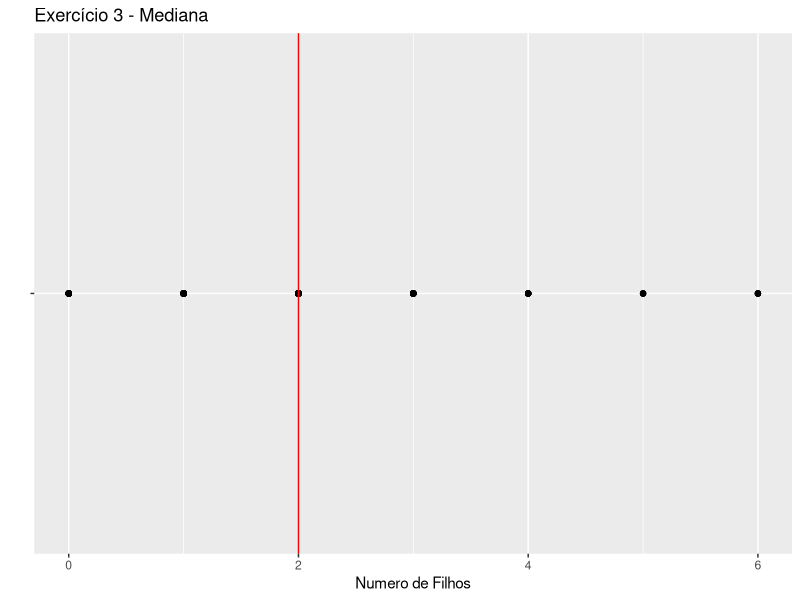
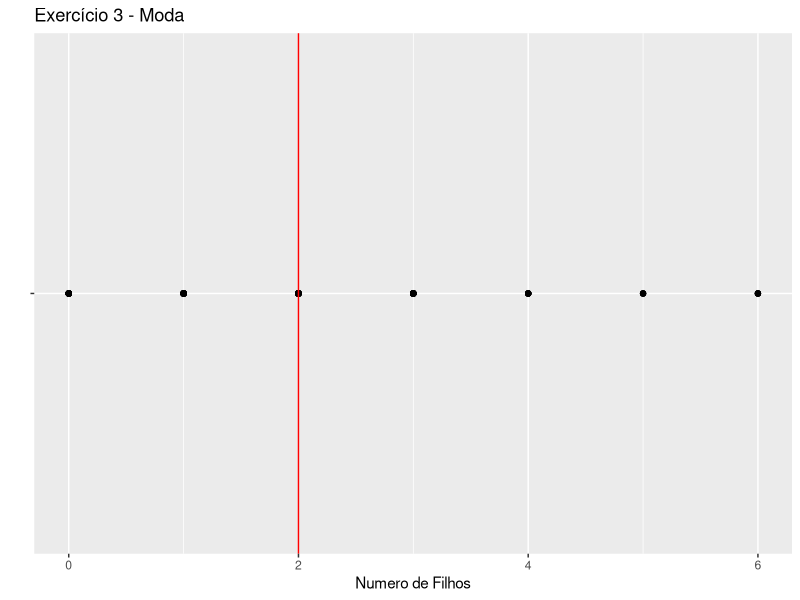

Generate these figures, in order, with R:
adsData <- read.csv("dados/exercicio3.csv")
dir.create('graphics/Exercicio3')

library(ggplot2)

moda <- function(v) {
  uniqv <- unique(v)
  uniqv[which.max(tabulate(match(v, uniqv)))]
}

png(filename = "graphics/Exercicio3/exercicio3-mediana.png", width = 480, height = 480)
ggplot(adsData, aes(x=Numero.de.filhos, y="")) +
  geom_point(col="black") +
  ylab("") + xlab("Numero de Filhos") +
  ggtitle("Exercício 3 - Mediana") +
  geom_vline(xintercept = median(adsData$Numero.de.filhos), col="red")
dev.off()

png(filename = "graphics/Exercicio3/exercicio3-moda.png", width = 480, height = 480)
ggplot(adsData, aes(x=Numero.de.filhos, y="")) +
  geom_point(col="black") +
  ylab("") + xlab("Numero de Filhos") +
  ggtitle("Exercício 3 - Moda") +
  geom_vline(xintercept = median(adsData$Numero.de.filhos), col="red")
dev.off()